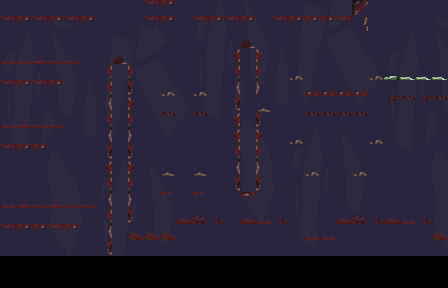

A level layout from a 2D game, rendered from its tile map. Below: a short description, then the map file with its tile-grid data intact:
An orthogonal 28x18 tile map with 16x16 px tiles, 2 tile layers (bg, bg2), 1 hidden layer not drawn, 2 tilesets.

<map version="1.4" tiledversion="1.4.3" orientation="orthogonal" renderorder="right-down" width="28" height="18" tilewidth="16" tileheight="16" infinite="0" nextlayerid="4" nextobjectid="1">
 <editorsettings>
  <export target="final_maps/level3/level3.csv" format="csv" />
 </editorsettings>
 <tileset firstgid="1" source="main_lev_buildA.tsx" />
 <tileset firstgid="7057" source="background.tsx" />
 <layer id="2" name="bg" width="28" height="18">
  <data encoding="csv">
7057,7058,7059,7060,7061,7062,7063,7064,7065,7066,7067,7068,7081,7082,7083,7084,7085,7086,7087,7088,7089,7090,7091,7092,7057,7058,7059,7060,
7069,7070,7071,7072,7073,7074,7075,7076,7077,7078,7079,7080,7093,7094,7095,7096,7097,7098,7099,7100,7101,7102,7103,7104,7069,7070,7071,7072,
7081,7082,7083,7084,7085,7086,7087,7088,7089,7090,7091,7092,7105,7106,7107,7108,7109,7110,7111,7112,7113,7114,7115,7116,7081,7082,7083,7084,
7093,7094,7095,7096,7097,7098,7099,7100,7101,7102,7103,7104,7117,7118,7119,7120,7121,7122,7123,7124,7125,7126,7127,7128,7093,7094,7095,7096,
7105,7106,7107,7108,7109,7110,7111,7112,7113,7114,7115,7116,7129,7130,7131,7132,7133,7134,7135,7136,7137,7138,7139,7140,7105,7106,7107,7108,
7117,7118,7119,7120,7121,7122,7123,7124,7125,7126,7127,7128,7141,7142,7143,7144,7145,7146,7147,7148,7149,7150,7151,7152,7117,7118,7119,7120,
7129,7130,7131,7132,7133,7134,7135,7136,7137,7138,7139,7140,7153,7154,7155,7156,7157,7158,7159,7160,7161,7162,7163,7164,7129,7130,7131,7132,
7141,7142,7143,7144,7145,7146,7147,7148,7149,7150,7151,7152,7165,7166,7167,7168,7169,7170,7171,7172,7173,7174,7175,7176,7141,7142,7143,7144,
7153,7154,7155,7156,7157,7158,7159,7160,7161,7162,7163,7164,7177,7178,7179,7180,7181,7182,7183,7184,7185,7186,7187,7188,7153,7154,7155,7156,
7165,7166,7167,7168,7169,7170,7171,7172,7173,7174,7175,7176,7189,7190,7191,7192,7193,7194,7195,7196,7197,7198,7199,7200,7165,7166,7167,7168,
7177,7178,7179,7180,7181,7182,7183,7184,7185,7186,7187,7188,7201,7202,7203,7204,7205,7206,7207,7208,7209,7210,7211,7212,7177,7178,7179,7180,
7189,7190,7191,7192,7193,7194,7195,7196,7197,7198,7199,7200,7213,7214,7215,7216,7217,7218,7219,7220,7221,7222,7223,7224,7189,7190,7191,7192,
7201,7202,7203,7204,7205,7206,7207,7208,7209,7210,7211,7212,7225,7226,7227,7228,7229,7230,7231,7232,7233,7234,7235,7236,7201,7202,7203,7204,
7213,7214,7215,7216,7217,7218,7219,7220,7221,7222,7223,7224,7237,7238,7239,7240,7241,7242,7243,7244,7245,7246,7247,7248,7213,7214,7215,7216,
7225,7226,7227,7228,7229,7230,7231,7232,7233,7234,7235,7236,7249,7250,7251,7252,7253,7254,7255,7256,7257,7258,7259,7260,7225,7226,7227,7228,
7237,7238,7239,7240,7241,7242,7243,7244,7245,7246,7247,7248,7261,7262,7263,7264,7265,7266,7267,7268,7269,7270,7271,7272,7237,7238,7239,7240,
0,0,0,0,0,0,0,0,0,0,0,0,0,0,0,0,0,0,0,0,0,0,0,0,0,0,0,0,
0,0,0,0,0,0,0,0,0,0,0,0,0,0,0,0,0,0,0,0,0,0,0,0,0,0,0,0
</data>
 </layer>
 <layer id="3" name="bg2" width="28" height="18">
  <data encoding="csv">
0,0,0,0,0,0,0,0,0,3935,3936,0,0,0,0,0,0,0,0,0,0,0,3853,0,0,0,0,0,
3935,3936,3935,3936,3935,3936,0,0,0,3935,3936,0,3935,3936,3935,3936,0,3935,3936,3936,3936,3935,3595,0,0,0,0,0,
0,0,0,0,0,0,0,0,0,0,0,0,0,0,0,3418,0,0,0,0,0,0,0,0,0,0,0,0,
2753,2753,2754,2755,2755,0,0,3418,0,0,0,0,0,0,3584,0,3590,0,0,0,0,0,0,0,0,0,0,0,
0,0,0,0,0,0,3668,0,3674,0,0,0,0,0,3668,0,3674,0,3432,0,0,0,0,3432,5055,5056,5056,5056,
3935,3936,3935,3936,0,0,3668,0,3842,0,3432,0,3432,0,3752,0,3758,0,0,3429,3429,3429,3429,0,0,0,0,0,
0,0,0,0,0,0,3752,0,3590,0,0,0,0,0,3836,0,3431,0,0,0,0,0,0,0,4345,4346,4345,4346,
2753,2754,2755,2755,0,0,3668,0,3674,0,4346,0,4346,0,3584,0,3842,0,0,4346,4346,4346,4346,0,0,0,0,0,
0,0,0,0,0,0,3752,0,3758,0,0,0,0,0,3584,0,3590,0,3432,0,0,0,0,3432,0,0,0,0,
3935,3936,3936,0,0,0,3836,0,3842,0,0,0,0,0,3668,0,3674,0,0,0,0,0,0,0,0,0,0,0,
0,0,0,0,0,0,3584,0,3590,0,3431,0,3431,0,3752,0,3758,0,0,3432,0,0,3432,0,0,0,0,0,
0,0,0,0,0,0,3668,0,3674,0,0,0,0,0,3836,0,3842,0,0,0,0,0,0,0,0,0,0,0,
2753,2754,2755,2754,2755,2755,3752,0,3758,0,4356,0,4356,0,0,4006,0,0,0,0,0,0,0,0,0,0,0,0,
0,0,0,0,0,0,3668,0,3842,0,0,2747,2748,2749,0,2747,2753,2749,0,0,0,2747,2748,2749,2747,2753,2749,0,
3935,3936,3936,3935,3936,0,3752,0,2752,2752,2752,0,0,0,0,0,0,0,0,2753,2753,0,0,0,0,0,0,2752,
0,0,0,0,0,0,3836,0,0,0,0,0,0,0,0,0,0,0,0,0,0,0,0,0,0,0,0,0,
0,0,0,0,0,0,0,0,0,0,0,0,0,0,0,0,0,0,0,0,0,0,0,0,0,0,0,0,
0,0,0,0,0,0,0,0,0,0,0,0,0,0,0,0,0,0,0,0,0,0,0,0,0,0,0,0
</data>
 </layer>
 <layer id="1" name="Tiles" width="28" height="18" visible="0">
  <data encoding="csv">
3849,3850,3851,3852,3849,3850,3851,3852,3852,3849,3850,3851,3852,3849,3850,3851,3852,3849,3850,3851,3852,3849,3850,5635,6567,6568,6567,6567,
0,0,0,0,0,0,0,0,0,0,0,0,0,0,0,0,0,0,0,0,0,0,0,5889,6567,6568,6569,6567,
0,0,0,0,0,0,0,0,0,0,0,0,0,0,0,0,0,0,0,0,0,0,0,5803,6651,6652,6653,6651,
3765,3766,3767,3768,0,0,0,0,0,0,0,0,0,0,0,3688,0,0,0,0,0,0,0,0,0,0,0,0,
3849,3850,3851,3852,3853,0,0,3604,0,0,0,0,0,0,0,3772,0,0,0,0,0,0,0,0,0,0,0,0,
0,0,0,0,0,0,0,3688,0,0,0,0,0,0,0,3856,0,0,3764,3765,3766,3767,3768,3769,5145,5146,5147,5148,
0,0,0,0,0,0,0,3772,0,3501,3502,3503,3504,3505,0,3436,0,0,3848,3849,3850,3851,3852,3853,0,0,0,0,
3766,3767,3768,0,0,0,4619,3856,0,3585,3586,3587,3588,3589,0,3520,2230,0,0,3586,3587,3588,0,0,0,0,0,0,
3850,3851,3852,3853,0,0,0,3436,0,3669,3670,3671,3672,3673,0,3436,0,0,0,0,0,0,0,0,0,0,0,0,
0,0,0,0,0,0,0,3520,0,3753,3754,3755,3756,3757,0,3520,0,0,3753,3754,3755,0,3756,3757,0,0,0,0,
0,0,0,0,0,0,4619,3604,0,3837,3838,3839,3840,3841,0,3604,0,0,3837,3838,3839,0,3840,3841,0,0,0,0,
0,0,0,0,0,0,0,3688,0,3921,3922,3923,3924,3925,0,3688,0,0,3921,3922,3923,0,3924,3925,0,0,0,0,
0,0,3766,3767,3768,0,0,3604,0,0,0,0,0,0,0,0,0,0,0,0,0,0,0,0,0,0,0,0,
3850,3851,3850,3851,3852,3853,0,3688,0,0,0,0,0,0,0,0,0,0,0,0,0,0,0,0,0,0,0,0,
0,0,0,0,0,0,0,3772,0,0,0,2832,2833,2832,2833,2832,2833,2832,2833,0,0,2832,2833,2832,2833,2832,2833,0,
0,0,0,0,0,0,0,3856,2832,2833,3513,2917,2922,2923,2917,2925,2926,2916,2917,2832,2833,2916,2917,2916,2917,2916,2832,2833,
2831,2832,2833,2834,2835,2836,2837,2838,2916,2917,2921,2922,2923,2917,2925,2917,2922,2923,2924,2917,2921,2921,2921,2922,2923,2924,2925,2917,
2915,2916,2917,2918,2919,2920,2921,2922,2923,2924,2921,2922,2917,2924,2925,2926,2921,2921,2921,2917,2922,2923,2921,2917,2917,2917,2925,2926
</data>
 </layer>
</map>
